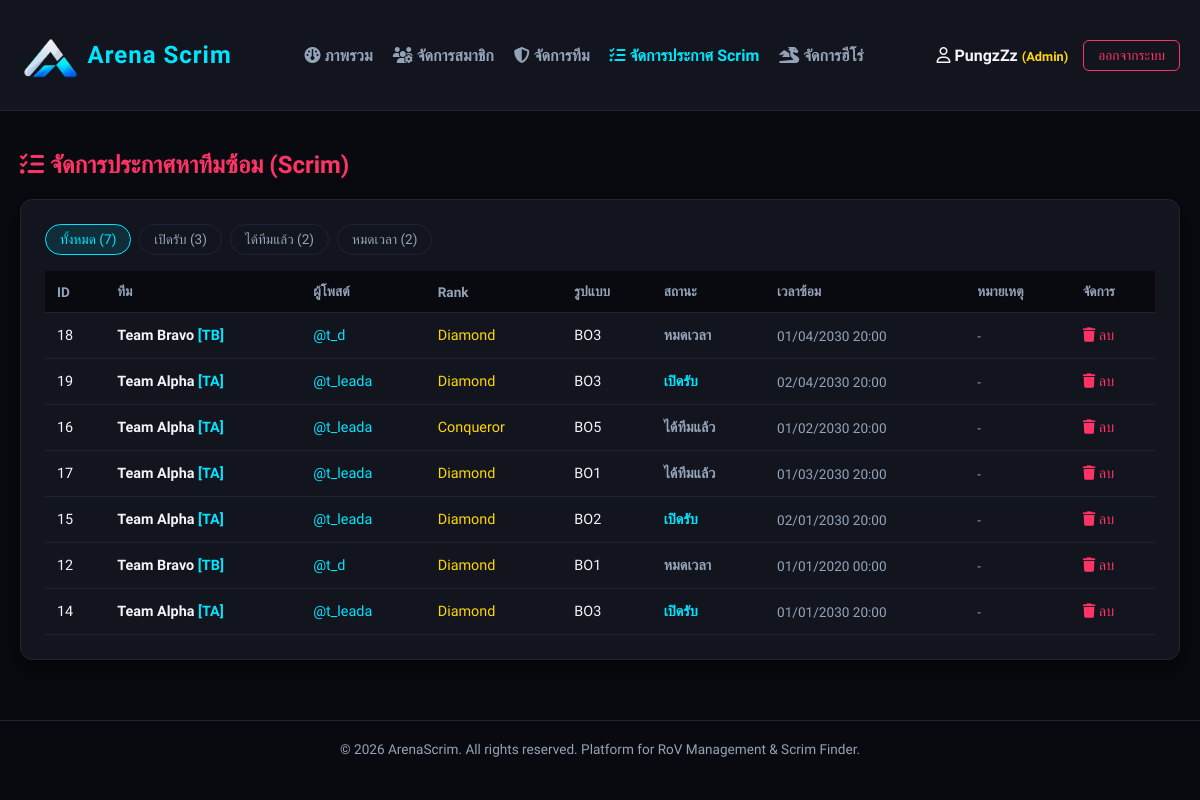
/ArenaScrim/ArenaScrim/admin/scrims.php (signed in), run on the app's committed database.
### tables this page shows
CREATE TABLE `scrim_posts` (
  `post_id` int(11) NOT NULL,
  `team_id` int(11) NOT NULL,
  `avg_rank` varchar(50) NOT NULL,
  `match_format` enum('BO1','BO2','BO3','BO4','BO5','BO6','BO7') DEFAULT 'BO3',
  `scrim_time` datetime NOT NULL,
  `note` text DEFAULT NULL,
  `status` enum('open','matched','expired') DEFAULT 'open',
  `created_at` timestamp NOT NULL DEFAULT current_timestamp()
);

CREATE TABLE `teams` (
  `team_id` int(11) NOT NULL,
  `team_name` varchar(100) NOT NULL,
  `team_tag` varchar(10) NOT NULL,
  `leader_id` int(11) DEFAULT NULL COMMENT 'โค้ชของทีม (NULL = ไม่มีโค้ช)',
  `discord_link` varchar(255) DEFAULT NULL,
  `facebook_link` varchar(255) DEFAULT NULL,
  `line_id` varchar(100) DEFAULT NULL,
  `created_at` timestamp NOT NULL DEFAULT current_timestamp()
);

CREATE TABLE `users` (
  `user_id` int(11) NOT NULL,
  `username` varchar(50) NOT NULL,
  `email` varchar(100) NOT NULL,
  `password` varchar(255) NOT NULL,
  `display_name` varchar(100) NOT NULL,
  `role` enum('user','admin') DEFAULT 'user',
  `created_at` timestamp NOT NULL DEFAULT current_timestamp(),
  `nickname` varchar(100) DEFAULT NULL,
  `fullname` varchar(255) DEFAULT NULL,
  `open_id` varchar(255) DEFAULT NULL,
  `full_id` varchar(255) DEFAULT NULL
);

### ArenaScrim/ArenaScrim/admin/scrims.php (the view, shortened to what this page needs)
<?php
require_once '../config/db.php';
$pdo->exec("UPDATE scrim_posts SET status = 'expired' WHERE status = 'open' AND scrim_time < NOW()");
$STATUS = ['open' => 'เปิดรับ', 'matched' => 'ได้ทีมแล้ว', 'expired' => 'หมดเวลา'];
$status_filter = array_key_exists($_GET['status'] ?? '', $STATUS) ? $_GET['status'] : '';
$stmt = $pdo->prepare("
    SELECT sp.*, t.team_name, t.team_tag, u.username AS leader_name
    FROM scrim_posts sp
    JOIN teams t ON sp.team_id = t.team_id
    LEFT JOIN users u ON t.leader_id = u.user_id
    " . ($status_filter ? "WHERE sp.status = ?" : '') . "
    ORDER BY sp.created_at DESC
");
$stmt->execute($status_filter ? [$status_filter] : []);
$scrims = $stmt->fetchAll();
$counts = array_fill_keys(array_keys($STATUS), 0);
foreach ($pdo->query("SELECT status, COUNT(*) AS n FROM scrim_posts GROUP BY status") as $r) {
    $counts[$r['status']] = (int)$r['n'];
}
$chip = function ($active) {
    return "padding: 6px 14px; border-radius: 20px; text-decoration: none; font-size: 0.85rem; border: 1px solid "
        . ($active ? "var(--neon-cyan); background: rgba(0,229,255,0.12); color: var(--neon-cyan);" : "var(--border-color); color: var(--text-muted);");
};
[$scrims_page, $page, $pages] = paginate_rows($scrims);
include '../includes/header.php';
?>
<div style="margin-top: 20px;">
    <h2 style="color: var(--neon-red); margin-bottom: 20px;"><i class="fa-solid fa-list-check"></i> จัดการประกาศหาทีมซ้อม (Scrim)</h2>
    <div class="arena-card">
        <div style="display: flex; gap: 8px; flex-wrap: wrap; margin-bottom: 16px;">
            <a href="scrims.php" style="<?= $chip(!$status_filter) ?>">ทั้งหมด (<?= array_sum($counts) ?>)</a>
            <?php foreach ($STATUS as $k => $label): ?>
                <a href="?status=<?= $k ?>" style="<?= $chip($status_filter === $k) ?>"><?= $label ?> (<?= $counts[$k] ?>)</a>
            <?php endforeach; ?>
        </div>
        <table class="admin-table">
            <thead>
                <tr>
                    <th>ID</th>
                    <th>ทีม</th>
                    <th>ผู้โพสต์</th>
                    <th>Rank</th>
                    <th>รูปแบบ</th>
                    <th>สถานะ</th>
                    <th>เวลาซ้อม</th>
                    <th>หมายเหตุ</th>
                    <th>จัดการ</th>
                </tr>
            </thead>
            <tbody>
                <?php foreach ($scrims_page as $s): ?>
                    <tr>
                        <td><?= (int)$s['post_id'] ?></td>
                        <td style="font-weight: 600; color: var(--text-main);"><?= e($s['team_name']) ?> <span style="color: var(--neon-cyan);">[<?= e($s['team_tag']) ?>]</span></td>
                        <td style="color: var(--neon-cyan);">@<?= e($s['leader_name']) ?></td>
                        <td style="color: var(--neon-gold);"><?= e($s['avg_rank']) ?></td>
                        <td><?= e($s['match_format']) ?></td>
                        <td>
                            <span style="font-weight: 600; color: <?= $s['status'] === 'open' ? 'var(--neon-cyan)' : 'var(--text-muted)' ?>;">
                                <?= $STATUS[$s['status']] ?? e($s['status']) ?>
                            </span>
                        </td>
                        <td style="color: var(--text-muted); font-size: 0.85rem;"><?= date('d/m/Y H:i', strtotime($s['scrim_time'])) ?></td>
                        <td style="color: var(--text-muted); font-size: 0.85rem; max-width: 220px;"><?= $s['note'] ? e(mb_strimwidth($s['note'], 0, 60, '...')) : '-' ?></td>
                        <td>
                            <?= post_button('../actions/admin-process.php?action=delete_scrim', ['id' => (int)$s['post_id']],
                                '<i class="fa-solid fa-trash"></i> ลบ', 'color: var(--neon-red);', 'ยืนยันลบประกาศนี้?') ?>
                        </td>
                    </tr>
                <?php endforeach; ?>
            </tbody>
        </table>
    </div>
</div>
<?php include '../includes/footer.php'; ?>

### ArenaScrim/ArenaScrim/config/functions.php (shortened to what this page needs)
<?php
function e($value)
{
    return htmlspecialchars((string)($value ?? ''), ENT_QUOTES, 'UTF-8');
}
function csrf_token()
{
    return $_SESSION['csrf'];
}
function csrf_field()
{
    return '<input type="hidden" name="csrf" value="' . csrf_token() . '">';
}
function post_button($action, array $fields, $label_html, $style = '', $confirm = '')
{
    $html = '<form method="POST" action="' . e($action) . '" style="display: inline; margin: 0;"'
        . ($confirm !== '' ? ' onsubmit="return confirm(' . e(json_encode($confirm, JSON_UNESCAPED_UNICODE)) . ');"' : '')
        . '>' . csrf_field();
    foreach ($fields as $name => $value) {
        $html .= '<input type="hidden" name="' . e($name) . '" value="' . e($value) . '">';
    }
    return $html . '<button type="submit" style="cursor: pointer; font: inherit; background: none; border: none; padding: 0; ' . $style . '">'
        . $label_html . '</button></form>';
}
function paginate_rows(array $rows)
{
    $pages = max(1, (int)ceil(count($rows) / PER_PAGE));
    $page = min($pages, max(1, (int)($_GET['page'] ?? 1)));
    return [array_slice($rows, ($page - 1) * PER_PAGE, PER_PAGE), $page, $pages];
}

### ArenaScrim/ArenaScrim/assets/css/main.css (style rules this page uses)
:root { --bg-dark: #090A0F; --card-bg: #12151E; --border-color: #1E2433; --text-main: #F1F5F9; --text-muted: #94A3B8; --neon-cyan: #00E5FF; --neon-gold: #FFD700; --neon-red: #FF3366; }
*, *::before, *::after { box-sizing: border-box; }
body { background-color: var(--bg-dark); color: var(--text-main); font-family: 'Prompt', sans-serif; margin: 0; padding: 0; }
.arena-card { background-color: var(--card-bg); border: 1px solid var(--border-color); border-radius: 12px; padding: 24px; box-shadow: 0 8px 24px rgba(0, 0, 0, 0.6); }

### ArenaScrim/ArenaScrim/assets/css/admin.css (style rules this page uses)
.admin-table { width: 100%; border-collapse: collapse; margin-top: 15px; }
.admin-table th { background-color: #090A0F; color: var(--text-muted); text-align: left; padding: 12px; font-size: 0.85rem; border-bottom: 1px solid var(--border-color); }
.admin-table td { padding: 14px 12px; border-bottom: 1px solid var(--border-color); color: var(--text-main); font-size: 0.9rem; }

### data on the page
scrim_posts: post_id "18", team.team_name "Team Bravo", team.team_tag "TB", users.username "t_d", avg_rank "Diamond", match_format "BO3", status "หมดเวลา", scrim_time "01/04/2030 20:00"
scrim_posts: post_id "19", team.team_name "Team Alpha", team.team_tag "TA", users.username "t_leada", avg_rank "Diamond", match_format "BO3", status "เปิดรับ", scrim_time "02/04/2030 20:00"
scrim_posts: post_id "16", team.team_name "Team Alpha", team.team_tag "TA", users.username "t_leada", avg_rank "Conqueror", match_format "BO5", status "ได้ทีมแล้ว", scrim_time "01/02/2030 20:00"
scrim_posts: post_id "17", team.team_name "Team Alpha", team.team_tag "TA", users.username "t_leada", avg_rank "Diamond", match_format "BO1", status "ได้ทีมแล้ว", scrim_time "01/03/2030 20:00"
scrim_posts: post_id "15", team.team_name "Team Alpha", team.team_tag "TA", users.username "t_leada", avg_rank "Diamond", match_format "BO2", status "เปิดรับ", scrim_time "02/01/2030 20:00"
scrim_posts: post_id "12", team.team_name "Team Bravo", team.team_tag "TB", users.username "t_d", avg_rank "Diamond", match_format "BO1", status "หมดเวลา", scrim_time "01/01/2020 00:00"
scrim_posts: post_id "14", team.team_name "Team Alpha", team.team_tag "TA", users.username "t_leada", avg_rank "Diamond", match_format "BO3", status "เปิดรับ", scrim_time "01/01/2030 20:00"

### other printed values
$label "ภาพรวม"
$label "จัดการสมาชิก"
$label "จัดการทีม"
$label "จัดการประกาศ Scrim"
$label "จัดการฮีโร่"
$_SESSION['display_name'] "PungzZz"
array_sum($counts) "7"
$label "เปิดรับ"
$counts[$k] "3"
$label "ได้ทีมแล้ว"
$counts[$k] "2"
$label "หมดเวลา"
